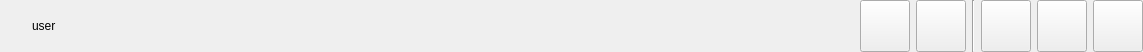
<?xml version="1.0" encoding="UTF-8"?>
<ui version="4.0">
 <class>TitleBar</class>
 <widget class="QWidget" name="TitleBar">
  <property name="geometry">
   <rect>
    <x>0</x>
    <y>0</y>
    <width>1143</width>
    <height>52</height>
   </rect>
  </property>
  <property name="windowTitle">
   <string>Form</string>
  </property>
  <property name="styleSheet">
   <string notr="true"/>
  </property>
  <layout class="QGridLayout" name="gridLayout">
   <property name="leftMargin">
    <number>0</number>
   </property>
   <property name="topMargin">
    <number>0</number>
   </property>
   <property name="rightMargin">
    <number>0</number>
   </property>
   <property name="bottomMargin">
    <number>0</number>
   </property>
   <property name="spacing">
    <number>0</number>
   </property>
   <item row="0" column="0">
    <widget class="QWidget" name="background" native="true">
     <layout class="QHBoxLayout" name="horizontalLayout_3">
      <property name="leftMargin">
       <number>0</number>
      </property>
      <property name="topMargin">
       <number>0</number>
      </property>
      <property name="rightMargin">
       <number>0</number>
      </property>
      <property name="bottomMargin">
       <number>0</number>
      </property>
      <item>
       <layout class="QHBoxLayout" name="horizontalLayout_2">
        <property name="spacing">
         <number>12</number>
        </property>
        <property name="leftMargin">
         <number>10</number>
        </property>
        <item>
         <widget class="QLabel" name="label_icon">
          <property name="minimumSize">
           <size>
            <width>10</width>
            <height>0</height>
           </size>
          </property>
          <property name="text">
           <string/>
          </property>
         </widget>
        </item>
        <item>
         <widget class="QLabel" name="label_title">
          <property name="text">
           <string>user</string>
          </property>
         </widget>
        </item>
       </layout>
      </item>
      <item>
       <spacer name="horizontalSpacer">
        <property name="orientation">
         <enum>Qt::Horizontal</enum>
        </property>
        <property name="sizeHint" stdset="0">
         <size>
          <width>958</width>
          <height>20</height>
         </size>
        </property>
       </spacer>
      </item>
      <item>
       <layout class="QHBoxLayout" name="horizontalLayout">
        <item>
         <widget class="QPushButton" name="but_tool">
          <property name="sizePolicy">
           <sizepolicy hsizetype="Minimum" vsizetype="Minimum">
            <horstretch>0</horstretch>
            <verstretch>0</verstretch>
           </sizepolicy>
          </property>
          <property name="minimumSize">
           <size>
            <width>50</width>
            <height>0</height>
           </size>
          </property>
          <property name="text">
           <string/>
          </property>
         </widget>
        </item>
        <item>
         <widget class="QPushButton" name="but_set">
          <property name="sizePolicy">
           <sizepolicy hsizetype="Minimum" vsizetype="Minimum">
            <horstretch>0</horstretch>
            <verstretch>0</verstretch>
           </sizepolicy>
          </property>
          <property name="minimumSize">
           <size>
            <width>50</width>
            <height>0</height>
           </size>
          </property>
          <property name="text">
           <string/>
          </property>
         </widget>
        </item>
        <item>
         <widget class="Line" name="line_title">
          <property name="orientation">
           <enum>Qt::Vertical</enum>
          </property>
         </widget>
        </item>
        <item>
         <widget class="QPushButton" name="but_min">
          <property name="sizePolicy">
           <sizepolicy hsizetype="Minimum" vsizetype="Minimum">
            <horstretch>0</horstretch>
            <verstretch>0</verstretch>
           </sizepolicy>
          </property>
          <property name="minimumSize">
           <size>
            <width>50</width>
            <height>0</height>
           </size>
          </property>
          <property name="text">
           <string/>
          </property>
         </widget>
        </item>
        <item>
         <widget class="QPushButton" name="but_max">
          <property name="sizePolicy">
           <sizepolicy hsizetype="Minimum" vsizetype="Minimum">
            <horstretch>0</horstretch>
            <verstretch>0</verstretch>
           </sizepolicy>
          </property>
          <property name="minimumSize">
           <size>
            <width>50</width>
            <height>0</height>
           </size>
          </property>
          <property name="text">
           <string/>
          </property>
         </widget>
        </item>
        <item>
         <widget class="QPushButton" name="but_close">
          <property name="sizePolicy">
           <sizepolicy hsizetype="Minimum" vsizetype="Minimum">
            <horstretch>0</horstretch>
            <verstretch>0</verstretch>
           </sizepolicy>
          </property>
          <property name="minimumSize">
           <size>
            <width>50</width>
            <height>0</height>
           </size>
          </property>
          <property name="text">
           <string/>
          </property>
         </widget>
        </item>
       </layout>
      </item>
     </layout>
    </widget>
   </item>
  </layout>
 </widget>
 <resources/>
 <connections/>
</ui>
